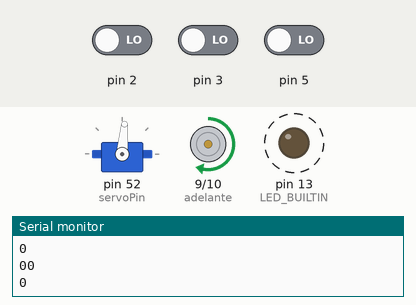
Simulated run of this sketch. Board: Arduino Mega 2560, built with avr-gcc and run on an emulated ATmega2560. Shown: servo, motor-driver pin pairs drawn as motors (green arrow = first pin HIGH = forward, orange = second pin HIGH = backward, longer = more drive, scaled by the enable pin), output pins drawn as LEDs (lit = HIGH), the last lines printed to the serial monitor. Dashed ring = blinking. Inputs (shaded band) come from the test bench; at power-on: pin 2 LOW, pin 3 LOW, pin 5 LOW.

Above: at 1.5 s.
1.6 s: pin 2 driven HIGH and pin 3 driven HIGH
At 4.8 s:
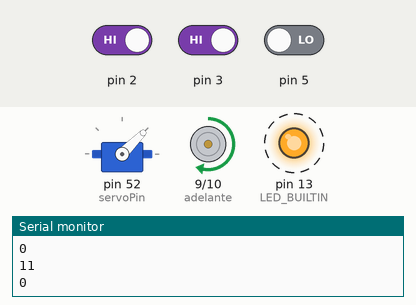
5.9 s: pin 3 driven LOW
At 7.1 s:
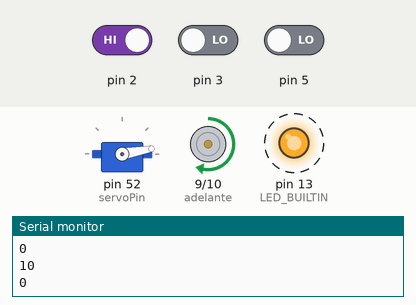
10.2 s: pin 3 driven HIGH
At 12.1 s:
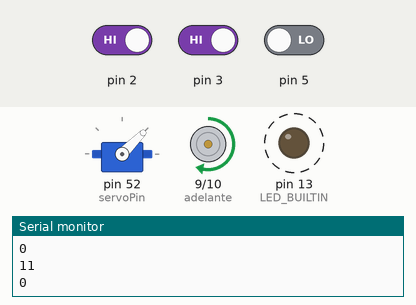
14.5 s: pin 2 driven LOW
At 17.1 s:
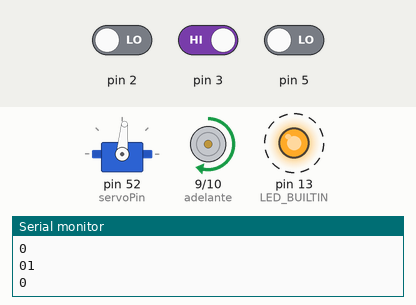
Timing chart, 0 to 19.8 s (numbered marks = the images above; inputs shaded):
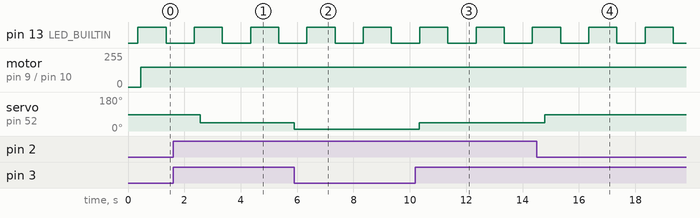

Measured:
- after the input at 1.6 s, servo on pin 52 (servoPin): 85° → 45° after 0.97 s
- after the input at 5.9 s, servo on pin 52 (servoPin): 45° → 10° at once
- after the input at 10.2 s, servo on pin 52 (servoPin): 10° → 45° after 0.14 s
- after the input at 14.5 s, servo on pin 52 (servoPin): 45° → 85° after 0.28 s
- by itself, pin 13 (LED_BUILTIN): alternates HIGH for 1.0 s and LOW for 1.0 s

The sketch:

implementacion-9-mayo.ino
```cpp
#include <Servo.h>
Servo myservo;

int a, b, c;
//a izq (provisional: derecho)
//b der
int enable = 8;
int adelante = 9;
int atras = 10;
int servoPin = 52;
int estado = 10;

void setup() {
  //Asignamos pines donde están conectados sensores infrarrojos.
  pinMode(2,INPUT);
  pinMode(3,INPUT);
  pinMode(5,INPUT);
  pinMode(adelante,OUTPUT);
  pinMode(atras,OUTPUT);
  pinMode(enable,OUTPUT);

  pinMode(LED_BUILTIN, OUTPUT);

  delay(350);

  /**
   * Bloque para seteo de Timer1 y contar 1's y 0's con el fin de
   * determinar la velocidad de giro de la rueda.
   */
  //Inicializa Timer1
  noInterrupts();          // deshabilitamos interrupciones globales
  TCCR1A = 0;     //Se asigna 0 a TCCR1A
  TCCR1B = 0;     //Lo mismo para TCCR1B
  TCNT1 = 0;

  //Se asigna la comparacion para el registro a la cuenta de reloj deseada (en este caso, para contar un segundo).
  OCR1A = 15624;
  //Modo CTC:
  TCCR1B |= (1 << WGM12);
  //CS10 and CS12 bits para preescalar 1024:
  TCCR1B |= (1 << CS10);
  TCCR1B |= (1 << CS12);
  //Habilitar interrupcion de comparacion de timer:
  TIMSK1 |= (1 << OCIE1A);
  //Permitir interrupciones globales:
  interrupts();

  /*
  * Bloque para asignacion del servo motor.
  */
  myservo.attach(servoPin);

  Serial.begin(9600);
}

void loop() {
  a = digitalRead(2);
  b = digitalRead(3);

  if(a == 1) {
    if (b == 1) {
      if(estado != 45) {
        myservo.write(45);
        estado = 45;
      }
    } else {
      if (estado != 10) {
        myservo.write(10);
        estado = 10;
      }
    }
  } else {
    if (b == 1) {
      if(estado != 85) {
        myservo.write(85);
        estado = 85;
      }
    } else {
      myservo.write(85);
    }
  }

  c = digitalRead(5);
  Serial.print(a);
  Serial.println(b);
  Serial.println(c);
  delay(10);

//  //1 = veo la cinta (blanca)
//
//  if (a==1) {
//    if(b == 0){
//    giraServoDerecha();
//    } else {
//      quedate();
//    }
//  } else {
//    if(b == 0) {
//      giraDerecha();
//    } else {
//      giraIzquierda();
//    }
//  }

    /*
   * Código del motor DC.
   */
  digitalWrite(enable,HIGH);
  delay(100);
  analogWrite(adelante,150);
  delay(1000);
//  Serial.println(analogRead(9));
//  analogWrite(atras,0);
//  delay(10);
//  Serial.println(analogRead(10));
//  digitalWrite(enable,LOW);
//  delay(2000);
//  Serial.println(digitalRead(8));
//  analogWrite(atras,250);
//  analogWrite(adelante,0);
//  delay(2000);
//  Serial.println(analogRead(9));
}

/**
 * Funcion que se ejecuta cuando se alcanza el valor en el registro.
 */
ISR(TIMER1_COMPA_vect)
{
    digitalWrite(LED_BUILTIN, !digitalRead(LED_BUILTIN));
}

//void giraServoDerecha() {
//  //Que gire a la derecha
//}
```
